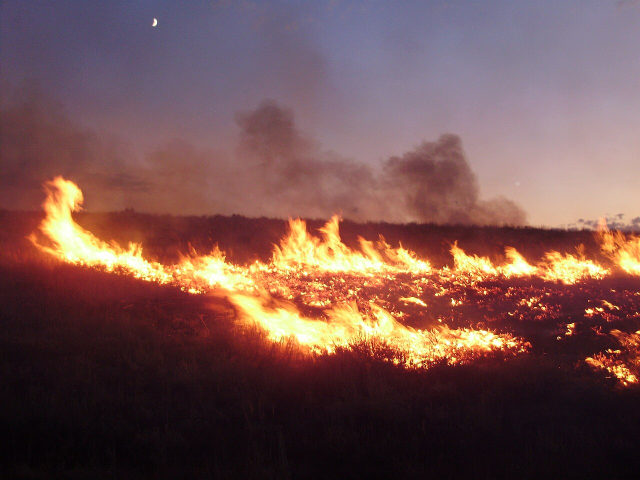
#> input picture fireForrest.jpg, 1280 x 960 px (shown at 1/2 size)
$ python prepare_input.py ../fireForrest.jpg out.png
#> lines starting #> are read from the running program, lines starting #| are printed output that depends on the picture
"""Convert a JPEG/PNG image to raw 224x224 RGB bytes for the C++ app.

Usage:  python prepare_input.py <image.jpg> [output.rgb]
"""

import sys
from PIL import Image

def main():
    if len(sys.argv) < 2:
        print(f"Usage: {sys.argv[0]} <image.jpg> [output.rgb]")
        sys.exit(1)

    src = sys.argv[1]
    dst = sys.argv[2] if len(sys.argv) >= 3 else "test_input.rgb"

    img = Image.open(src).convert("RGB").resize((224, 224))
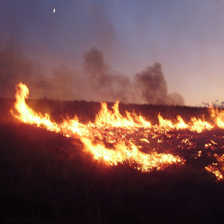
#> img: PIL image 224x224 RGB; mean R, G, B 115.4, 81.5, 79.3
    with open(dst, "wb") as f:
        f.write(img.tobytes())

    print(f"{src} -> {dst}  ({224*224*3} bytes)")

if __name__ == "__main__":
    main()
